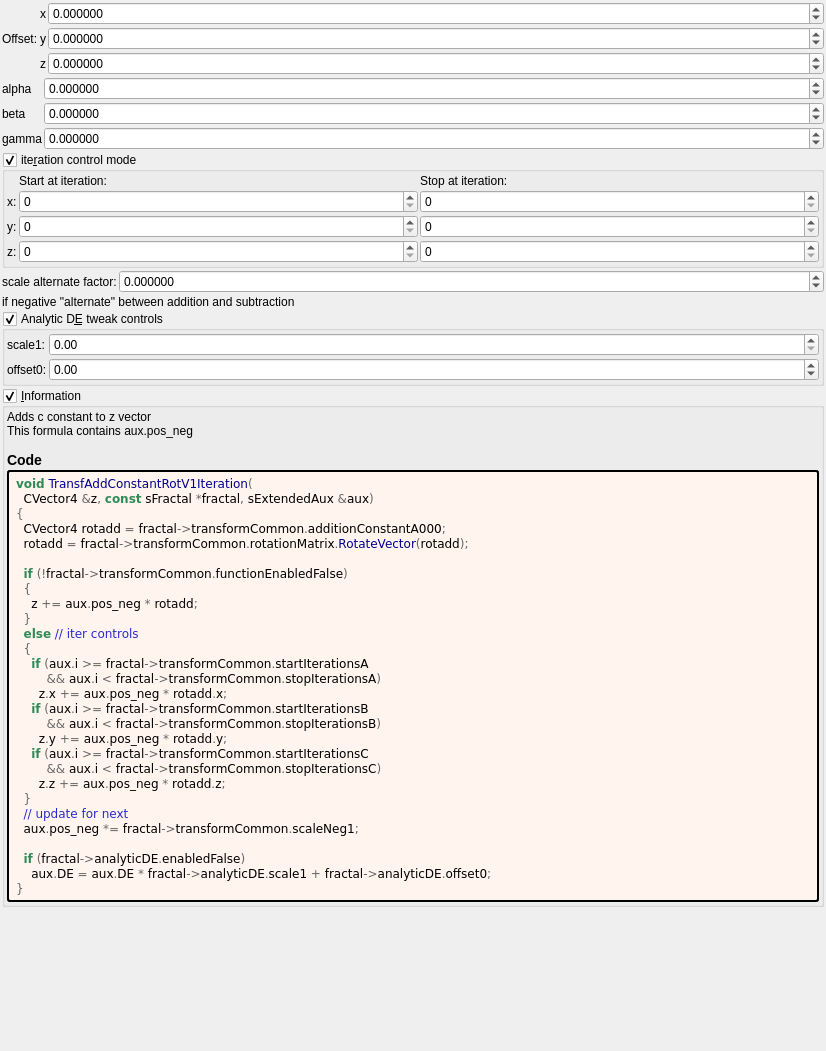
<?xml version="1.0" encoding="UTF-8"?>
<ui version="4.0">
 <class>transf_add_constant_rot_v1</class>
 <widget class="QWidget" name="Form">
  <property name="geometry">
   <rect>
    <x>0</x>
    <y>0</y>
    <width>826</width>
    <height>1051</height>
   </rect>
  </property>
  <property name="windowTitle">
   <string notr="true">transf_add_constant_rot_v1</string>
  </property>
  <layout class="QVBoxLayout" name="verticalLayout">
   <property name="spacing">
    <number>2</number>
   </property>
   <property name="leftMargin">
    <number>2</number>
   </property>
   <property name="topMargin">
    <number>2</number>
   </property>
   <property name="rightMargin">
    <number>2</number>
   </property>
   <property name="bottomMargin">
    <number>2</number>
   </property>
   <item>
    <layout class="QGridLayout" name="gridLayout_63" columnstretch="0,0,0,1">
     <property name="spacing">
      <number>2</number>
     </property>
     <item row="2" column="2">
      <widget class="QLabel" name="label_114">
       <property name="text">
        <string notr="true">x</string>
       </property>
      </widget>
     </item>
     <item row="2" column="3">
      <widget class="MyDoubleSpinBox" name="spinbox3_transf_addition_constantA_000_x">
       <property name="sizePolicy">
        <sizepolicy hsizetype="Minimum" vsizetype="Maximum">
         <horstretch>0</horstretch>
         <verstretch>0</verstretch>
        </sizepolicy>
       </property>
       <property name="prefix">
        <string/>
       </property>
       <property name="suffix">
        <string/>
       </property>
       <property name="decimals">
        <number>6</number>
       </property>
       <property name="minimum">
        <double>-99.989999999999995</double>
       </property>
       <property name="maximum">
        <double>99.989999999999995</double>
       </property>
       <property name="singleStep">
        <double>0.100000000000000</double>
       </property>
      </widget>
     </item>
     <item row="4" column="2">
      <widget class="QLabel" name="label_115">
       <property name="text">
        <string notr="true">z</string>
       </property>
      </widget>
     </item>
     <item row="3" column="2">
      <widget class="QLabel" name="label_113">
       <property name="text">
        <string notr="true">y</string>
       </property>
      </widget>
     </item>
     <item row="4" column="3">
      <widget class="MyDoubleSpinBox" name="spinbox3_transf_addition_constantA_000_z">
       <property name="sizePolicy">
        <sizepolicy hsizetype="Minimum" vsizetype="Maximum">
         <horstretch>0</horstretch>
         <verstretch>0</verstretch>
        </sizepolicy>
       </property>
       <property name="prefix">
        <string/>
       </property>
       <property name="suffix">
        <string/>
       </property>
       <property name="decimals">
        <number>6</number>
       </property>
       <property name="minimum">
        <double>-99.989999999999995</double>
       </property>
       <property name="maximum">
        <double>99.989999999999995</double>
       </property>
       <property name="singleStep">
        <double>0.100000000000000</double>
       </property>
      </widget>
     </item>
     <item row="3" column="3">
      <widget class="MyDoubleSpinBox" name="spinbox3_transf_addition_constantA_000_y">
       <property name="sizePolicy">
        <sizepolicy hsizetype="Minimum" vsizetype="Maximum">
         <horstretch>0</horstretch>
         <verstretch>0</verstretch>
        </sizepolicy>
       </property>
       <property name="prefix">
        <string/>
       </property>
       <property name="suffix">
        <string/>
       </property>
       <property name="decimals">
        <number>6</number>
       </property>
       <property name="minimum">
        <double>-99.989999999999995</double>
       </property>
       <property name="maximum">
        <double>99.989999999999995</double>
       </property>
       <property name="singleStep">
        <double>0.100000000000000</double>
       </property>
      </widget>
     </item>
     <item row="3" column="1">
      <widget class="QLabel" name="label_255">
       <property name="text">
        <string>Offset:</string>
       </property>
      </widget>
     </item>
    </layout>
   </item>
   <item>
    <layout class="QGridLayout" name="gridLayout_3" columnstretch="0,1">
     <property name="spacing">
      <number>2</number>
     </property>
     <item row="0" column="1">
      <widget class="MyDoubleSpinBox" name="spinboxd3_transf_rotation_x">
       <property name="sizePolicy">
        <sizepolicy hsizetype="Minimum" vsizetype="Maximum">
         <horstretch>0</horstretch>
         <verstretch>0</verstretch>
        </sizepolicy>
       </property>
       <property name="prefix">
        <string/>
       </property>
       <property name="suffix">
        <string/>
       </property>
       <property name="decimals">
        <number>6</number>
       </property>
       <property name="minimum">
        <double>-36000.000000000000000</double>
       </property>
       <property name="maximum">
        <double>36000.000000000000000</double>
       </property>
       <property name="singleStep">
        <double>1.000000000000000</double>
       </property>
      </widget>
     </item>
     <item row="1" column="0">
      <widget class="QLabel" name="label_14">
       <property name="text">
        <string notr="true">beta</string>
       </property>
      </widget>
     </item>
     <item row="1" column="1">
      <widget class="MyDoubleSpinBox" name="spinboxd3_transf_rotation_y">
       <property name="sizePolicy">
        <sizepolicy hsizetype="Minimum" vsizetype="Maximum">
         <horstretch>0</horstretch>
         <verstretch>0</verstretch>
        </sizepolicy>
       </property>
       <property name="prefix">
        <string/>
       </property>
       <property name="suffix">
        <string/>
       </property>
       <property name="decimals">
        <number>6</number>
       </property>
       <property name="minimum">
        <double>-36000.000000000000000</double>
       </property>
       <property name="maximum">
        <double>36000.000000000000000</double>
       </property>
       <property name="singleStep">
        <double>1.000000000000000</double>
       </property>
      </widget>
     </item>
     <item row="2" column="1">
      <widget class="MyDoubleSpinBox" name="spinboxd3_transf_rotation_z">
       <property name="sizePolicy">
        <sizepolicy hsizetype="Minimum" vsizetype="Maximum">
         <horstretch>0</horstretch>
         <verstretch>0</verstretch>
        </sizepolicy>
       </property>
       <property name="prefix">
        <string/>
       </property>
       <property name="suffix">
        <string/>
       </property>
       <property name="decimals">
        <number>6</number>
       </property>
       <property name="minimum">
        <double>-36000.000000000000000</double>
       </property>
       <property name="maximum">
        <double>36000.000000000000000</double>
       </property>
       <property name="singleStep">
        <double>1.000000000000000</double>
       </property>
      </widget>
     </item>
     <item row="0" column="0">
      <widget class="QLabel" name="label_15">
       <property name="text">
        <string notr="true">alpha</string>
       </property>
      </widget>
     </item>
     <item row="2" column="0">
      <widget class="QLabel" name="label_16">
       <property name="text">
        <string notr="true">gamma</string>
       </property>
      </widget>
     </item>
    </layout>
   </item>
   <item>
    <widget class="MyGroupBox" name="groupCheck_transf_function_enabled_false">
     <property name="title">
      <string>ite&amp;ration control mode</string>
     </property>
     <property name="checkable">
      <bool>true</bool>
     </property>
     <layout class="QVBoxLayout" name="verticalLayout_14">
      <property name="leftMargin">
       <number>2</number>
      </property>
      <property name="topMargin">
       <number>2</number>
      </property>
      <property name="rightMargin">
       <number>2</number>
      </property>
      <property name="bottomMargin">
       <number>2</number>
      </property>
      <item>
       <layout class="QGridLayout" name="gridLayout_85" columnstretch="0,0,1,1">
        <property name="spacing">
         <number>2</number>
        </property>
        <item row="3" column="1">
         <widget class="QLabel" name="label_117">
          <property name="text">
           <string notr="true">y:</string>
          </property>
         </widget>
        </item>
        <item row="4" column="1">
         <widget class="QLabel" name="label_116">
          <property name="text">
           <string notr="true">z:</string>
          </property>
         </widget>
        </item>
        <item row="2" column="1">
         <widget class="QLabel" name="label_118">
          <property name="text">
           <string notr="true">x:</string>
          </property>
         </widget>
        </item>
        <item row="4" column="3">
         <widget class="MySpinBox" name="spinboxInt_transf_stop_iterations_C">
          <property name="sizePolicy">
           <sizepolicy hsizetype="Preferred" vsizetype="Maximum">
            <horstretch>0</horstretch>
            <verstretch>0</verstretch>
           </sizepolicy>
          </property>
          <property name="maximum">
           <number>999</number>
          </property>
         </widget>
        </item>
        <item row="4" column="2">
         <widget class="MySpinBox" name="spinboxInt_transf_start_iterations_C">
          <property name="sizePolicy">
           <sizepolicy hsizetype="Minimum" vsizetype="Maximum">
            <horstretch>0</horstretch>
            <verstretch>0</verstretch>
           </sizepolicy>
          </property>
          <property name="minimum">
           <number>0</number>
          </property>
          <property name="maximum">
           <number>999</number>
          </property>
          <property name="value">
           <number>0</number>
          </property>
         </widget>
        </item>
        <item row="0" column="2">
         <widget class="QLabel" name="label_73">
          <property name="text">
           <string>Start at iteration:</string>
          </property>
         </widget>
        </item>
        <item row="3" column="3">
         <widget class="MySpinBox" name="spinboxInt_transf_stop_iterations_B">
          <property name="sizePolicy">
           <sizepolicy hsizetype="Preferred" vsizetype="Maximum">
            <horstretch>0</horstretch>
            <verstretch>0</verstretch>
           </sizepolicy>
          </property>
          <property name="maximum">
           <number>999</number>
          </property>
         </widget>
        </item>
        <item row="0" column="3">
         <widget class="QLabel" name="label_53">
          <property name="text">
           <string>Stop at iteration:</string>
          </property>
         </widget>
        </item>
        <item row="3" column="2">
         <widget class="MySpinBox" name="spinboxInt_transf_start_iterations_B">
          <property name="sizePolicy">
           <sizepolicy hsizetype="Minimum" vsizetype="Maximum">
            <horstretch>0</horstretch>
            <verstretch>0</verstretch>
           </sizepolicy>
          </property>
          <property name="minimum">
           <number>0</number>
          </property>
          <property name="maximum">
           <number>999</number>
          </property>
          <property name="value">
           <number>0</number>
          </property>
         </widget>
        </item>
        <item row="2" column="3">
         <widget class="MySpinBox" name="spinboxInt_transf_stop_iterations_A">
          <property name="sizePolicy">
           <sizepolicy hsizetype="Preferred" vsizetype="Maximum">
            <horstretch>0</horstretch>
            <verstretch>0</verstretch>
           </sizepolicy>
          </property>
          <property name="maximum">
           <number>999</number>
          </property>
         </widget>
        </item>
        <item row="2" column="2">
         <widget class="MySpinBox" name="spinboxInt_transf_start_iterations_A">
          <property name="sizePolicy">
           <sizepolicy hsizetype="Minimum" vsizetype="Maximum">
            <horstretch>0</horstretch>
            <verstretch>0</verstretch>
           </sizepolicy>
          </property>
          <property name="minimum">
           <number>0</number>
          </property>
          <property name="maximum">
           <number>999</number>
          </property>
          <property name="value">
           <number>0</number>
          </property>
         </widget>
        </item>
       </layout>
      </item>
     </layout>
    </widget>
   </item>
   <item>
    <layout class="QGridLayout" name="gridLayout" columnstretch="0,1">
     <item row="0" column="0">
      <widget class="QLabel" name="label_260">
       <property name="text">
        <string>scale alternate factor:</string>
       </property>
      </widget>
     </item>
     <item row="0" column="1">
      <widget class="MyDoubleSpinBox" name="spinbox_transf_scale_neg1">
       <property name="sizePolicy">
        <sizepolicy hsizetype="Minimum" vsizetype="Maximum">
         <horstretch>0</horstretch>
         <verstretch>0</verstretch>
        </sizepolicy>
       </property>
       <property name="prefix">
        <string/>
       </property>
       <property name="suffix">
        <string/>
       </property>
       <property name="decimals">
        <number>6</number>
       </property>
       <property name="minimum">
        <double>-99.989999999999995</double>
       </property>
       <property name="maximum">
        <double>99.989999999999995</double>
       </property>
       <property name="singleStep">
        <double>0.100000000000000</double>
       </property>
      </widget>
     </item>
     <item row="1" column="0" colspan="2">
      <widget class="QLabel" name="label_76">
       <property name="text">
        <string>if negative &quot;alternate&quot; between addition and subtraction</string>
       </property>
      </widget>
     </item>
    </layout>
   </item>
   <item>
    <widget class="MyGroupBox" name="groupCheck_analyticDE_enabled_false">
     <property name="title">
      <string>Analytic D&amp;E tweak controls</string>
     </property>
     <property name="checkable">
      <bool>true</bool>
     </property>
     <layout class="QVBoxLayout" name="verticalLayout_13" stretch="0">
      <property name="spacing">
       <number>2</number>
      </property>
      <property name="leftMargin">
       <number>2</number>
      </property>
      <property name="topMargin">
       <number>2</number>
      </property>
      <property name="rightMargin">
       <number>2</number>
      </property>
      <property name="bottomMargin">
       <number>2</number>
      </property>
      <item>
       <layout class="QGridLayout" name="gridLayout_27" columnstretch="0,0,1">
        <property name="spacing">
         <number>2</number>
        </property>
        <item row="1" column="2">
         <widget class="MyDoubleSpinBox" name="spinbox_analyticDE_offset_0">
          <property name="sizePolicy">
           <sizepolicy hsizetype="Minimum" vsizetype="Maximum">
            <horstretch>0</horstretch>
            <verstretch>0</verstretch>
           </sizepolicy>
          </property>
          <property name="prefix">
           <string/>
          </property>
          <property name="suffix">
           <string/>
          </property>
          <property name="decimals">
           <number>2</number>
          </property>
          <property name="minimum">
           <double>-99.989999999999995</double>
          </property>
          <property name="maximum">
           <double>99.989999999999995</double>
          </property>
          <property name="singleStep">
           <double>0.100000000000000</double>
          </property>
         </widget>
        </item>
        <item row="1" column="1">
         <widget class="QLabel" name="label_177">
          <property name="text">
           <string>offset0:</string>
          </property>
         </widget>
        </item>
        <item row="0" column="1">
         <widget class="QLabel" name="label_182">
          <property name="text">
           <string>scale1:</string>
          </property>
         </widget>
        </item>
        <item row="0" column="2">
         <widget class="MyDoubleSpinBox" name="spinbox_analyticDE_scale_1">
          <property name="sizePolicy">
           <sizepolicy hsizetype="Minimum" vsizetype="Maximum">
            <horstretch>0</horstretch>
            <verstretch>0</verstretch>
           </sizepolicy>
          </property>
          <property name="prefix">
           <string/>
          </property>
          <property name="suffix">
           <string/>
          </property>
          <property name="decimals">
           <number>2</number>
          </property>
          <property name="minimum">
           <double>0.000000000000000</double>
          </property>
          <property name="maximum">
           <double>99.989999999999995</double>
          </property>
          <property name="singleStep">
           <double>0.100000000000000</double>
          </property>
         </widget>
        </item>
       </layout>
      </item>
     </layout>
    </widget>
   </item>
   <item>
    <widget class="MyGroupBox" name="groupCheck_info">
     <property name="title">
      <string>&amp;Information</string>
     </property>
     <property name="flat">
      <bool>false</bool>
     </property>
     <property name="checkable">
      <bool>true</bool>
     </property>
     <layout class="QVBoxLayout" name="verticalLayout_2">
      <property name="spacing">
       <number>2</number>
      </property>
      <property name="leftMargin">
       <number>2</number>
      </property>
      <property name="topMargin">
       <number>2</number>
      </property>
      <property name="rightMargin">
       <number>2</number>
      </property>
      <property name="bottomMargin">
       <number>2</number>
      </property>
      <item>
       <widget class="QLabel" name="label_information_general">
        <property name="text">
         <string notr="true">&lt;p&gt;Adds c constant to z vector&lt;br&gt;This formula contains aux.pos_neg&lt;/p&gt;&lt;table&gt;
&lt;/table&gt;
&lt;h3&gt;Code&lt;/h3&gt;</string>
        </property>
        <property name="wordWrap">
         <bool>true</bool>
        </property>
        <property name="openExternalLinks">
         <bool>true</bool>
        </property>
        <property name="textInteractionFlags">
         <set>Qt::LinksAccessibleByMouse|Qt::TextSelectableByMouse</set>
        </property>
       </widget>
      </item>
      <item>
       <widget class="QLabel" name="label_code_content">
        <property name="styleSheet">
         <string notr="true">border-style: outset; border-width: 2px; border-radius: 3px; border-color: black; background-color: #fff5ee; padding: 4px;</string>
        </property>
        <property name="text">
         <string notr="true">&lt;body style=&quot;background-color:#fff5ee&quot;&gt;
&lt;pre style=&quot;color:#000000; background-color:#fff5ee;  font-family:'Courier New',monospace;&quot;&gt;&lt;span style=&quot;color:#2e8b57; font-weight:bold&quot;&gt;void&lt;/span&gt; &lt;span style=&quot;color:#00008f&quot;&gt;TransfAddConstantRotV1Iteration&lt;/span&gt;&lt;span style=&quot;color:#676767&quot;&gt;(&lt;/span&gt;
  CVector4 &lt;span style=&quot;color:#676767&quot;&gt;&amp;amp;&lt;/span&gt;z&lt;span style=&quot;color:#676767&quot;&gt;,&lt;/span&gt; &lt;span style=&quot;color:#2e8b57; font-weight:bold&quot;&gt;const&lt;/span&gt; sFractal &lt;span style=&quot;color:#676767&quot;&gt;*&lt;/span&gt;fractal&lt;span style=&quot;color:#676767&quot;&gt;,&lt;/span&gt; sExtendedAux &lt;span style=&quot;color:#676767&quot;&gt;&amp;amp;&lt;/span&gt;aux&lt;span style=&quot;color:#676767&quot;&gt;)&lt;/span&gt;
&lt;span style=&quot;color:#676767&quot;&gt;{&lt;/span&gt;
  CVector4 rotadd &lt;span style=&quot;color:#676767&quot;&gt;=&lt;/span&gt; fractal&lt;span style=&quot;color:#676767&quot;&gt;-&amp;gt;&lt;/span&gt;transformCommon&lt;span style=&quot;color:#676767&quot;&gt;.&lt;/span&gt;additionConstantA000&lt;span style=&quot;color:#676767&quot;&gt;;&lt;/span&gt;
  rotadd &lt;span style=&quot;color:#676767&quot;&gt;=&lt;/span&gt; fractal&lt;span style=&quot;color:#676767&quot;&gt;-&amp;gt;&lt;/span&gt;transformCommon&lt;span style=&quot;color:#676767&quot;&gt;.&lt;/span&gt;rotationMatrix&lt;span style=&quot;color:#676767&quot;&gt;.&lt;/span&gt;&lt;span style=&quot;color:#00008f&quot;&gt;RotateVector&lt;/span&gt;&lt;span style=&quot;color:#676767&quot;&gt;(&lt;/span&gt;rotadd&lt;span style=&quot;color:#676767&quot;&gt;);&lt;/span&gt;

  &lt;span style=&quot;color:#2e8b57; font-weight:bold&quot;&gt;if&lt;/span&gt; &lt;span style=&quot;color:#676767&quot;&gt;(!&lt;/span&gt;fractal&lt;span style=&quot;color:#676767&quot;&gt;-&amp;gt;&lt;/span&gt;transformCommon&lt;span style=&quot;color:#676767&quot;&gt;.&lt;/span&gt;functionEnabledFalse&lt;span style=&quot;color:#676767&quot;&gt;)&lt;/span&gt;
  &lt;span style=&quot;color:#676767&quot;&gt;{&lt;/span&gt;
    z &lt;span style=&quot;color:#676767&quot;&gt;+=&lt;/span&gt; aux&lt;span style=&quot;color:#676767&quot;&gt;.&lt;/span&gt;pos_neg &lt;span style=&quot;color:#676767&quot;&gt;*&lt;/span&gt; rotadd&lt;span style=&quot;color:#676767&quot;&gt;;&lt;/span&gt;
  &lt;span style=&quot;color:#676767&quot;&gt;}&lt;/span&gt;
  &lt;span style=&quot;color:#2e8b57; font-weight:bold&quot;&gt;else&lt;/span&gt; &lt;span style=&quot;color:#2929cc&quot;&gt;// iter controls&lt;/span&gt;
  &lt;span style=&quot;color:#676767&quot;&gt;{&lt;/span&gt;
    &lt;span style=&quot;color:#2e8b57; font-weight:bold&quot;&gt;if&lt;/span&gt; &lt;span style=&quot;color:#676767&quot;&gt;(&lt;/span&gt;aux&lt;span style=&quot;color:#676767&quot;&gt;.&lt;/span&gt;i &lt;span style=&quot;color:#676767&quot;&gt;&amp;gt;=&lt;/span&gt; fractal&lt;span style=&quot;color:#676767&quot;&gt;-&amp;gt;&lt;/span&gt;transformCommon&lt;span style=&quot;color:#676767&quot;&gt;.&lt;/span&gt;startIterationsA
        &lt;span style=&quot;color:#676767&quot;&gt;&amp;amp;&amp;amp;&lt;/span&gt; aux&lt;span style=&quot;color:#676767&quot;&gt;.&lt;/span&gt;i &lt;span style=&quot;color:#676767&quot;&gt;&amp;lt;&lt;/span&gt; fractal&lt;span style=&quot;color:#676767&quot;&gt;-&amp;gt;&lt;/span&gt;transformCommon&lt;span style=&quot;color:#676767&quot;&gt;.&lt;/span&gt;stopIterationsA&lt;span style=&quot;color:#676767&quot;&gt;)&lt;/span&gt;
      z&lt;span style=&quot;color:#676767&quot;&gt;.&lt;/span&gt;x &lt;span style=&quot;color:#676767&quot;&gt;+=&lt;/span&gt; aux&lt;span style=&quot;color:#676767&quot;&gt;.&lt;/span&gt;pos_neg &lt;span style=&quot;color:#676767&quot;&gt;*&lt;/span&gt; rotadd&lt;span style=&quot;color:#676767&quot;&gt;.&lt;/span&gt;x&lt;span style=&quot;color:#676767&quot;&gt;;&lt;/span&gt;
    &lt;span style=&quot;color:#2e8b57; font-weight:bold&quot;&gt;if&lt;/span&gt; &lt;span style=&quot;color:#676767&quot;&gt;(&lt;/span&gt;aux&lt;span style=&quot;color:#676767&quot;&gt;.&lt;/span&gt;i &lt;span style=&quot;color:#676767&quot;&gt;&amp;gt;=&lt;/span&gt; fractal&lt;span style=&quot;color:#676767&quot;&gt;-&amp;gt;&lt;/span&gt;transformCommon&lt;span style=&quot;color:#676767&quot;&gt;.&lt;/span&gt;startIterationsB
        &lt;span style=&quot;color:#676767&quot;&gt;&amp;amp;&amp;amp;&lt;/span&gt; aux&lt;span style=&quot;color:#676767&quot;&gt;.&lt;/span&gt;i &lt;span style=&quot;color:#676767&quot;&gt;&amp;lt;&lt;/span&gt; fractal&lt;span style=&quot;color:#676767&quot;&gt;-&amp;gt;&lt;/span&gt;transformCommon&lt;span style=&quot;color:#676767&quot;&gt;.&lt;/span&gt;stopIterationsB&lt;span style=&quot;color:#676767&quot;&gt;)&lt;/span&gt;
      z&lt;span style=&quot;color:#676767&quot;&gt;.&lt;/span&gt;y &lt;span style=&quot;color:#676767&quot;&gt;+=&lt;/span&gt; aux&lt;span style=&quot;color:#676767&quot;&gt;.&lt;/span&gt;pos_neg &lt;span style=&quot;color:#676767&quot;&gt;*&lt;/span&gt; rotadd&lt;span style=&quot;color:#676767&quot;&gt;.&lt;/span&gt;y&lt;span style=&quot;color:#676767&quot;&gt;;&lt;/span&gt;
    &lt;span style=&quot;color:#2e8b57; font-weight:bold&quot;&gt;if&lt;/span&gt; &lt;span style=&quot;color:#676767&quot;&gt;(&lt;/span&gt;aux&lt;span style=&quot;color:#676767&quot;&gt;.&lt;/span&gt;i &lt;span style=&quot;color:#676767&quot;&gt;&amp;gt;=&lt;/span&gt; fractal&lt;span style=&quot;color:#676767&quot;&gt;-&amp;gt;&lt;/span&gt;transformCommon&lt;span style=&quot;color:#676767&quot;&gt;.&lt;/span&gt;startIterationsC
        &lt;span style=&quot;color:#676767&quot;&gt;&amp;amp;&amp;amp;&lt;/span&gt; aux&lt;span style=&quot;color:#676767&quot;&gt;.&lt;/span&gt;i &lt;span style=&quot;color:#676767&quot;&gt;&amp;lt;&lt;/span&gt; fractal&lt;span style=&quot;color:#676767&quot;&gt;-&amp;gt;&lt;/span&gt;transformCommon&lt;span style=&quot;color:#676767&quot;&gt;.&lt;/span&gt;stopIterationsC&lt;span style=&quot;color:#676767&quot;&gt;)&lt;/span&gt;
      z&lt;span style=&quot;color:#676767&quot;&gt;.&lt;/span&gt;z &lt;span style=&quot;color:#676767&quot;&gt;+=&lt;/span&gt; aux&lt;span style=&quot;color:#676767&quot;&gt;.&lt;/span&gt;pos_neg &lt;span style=&quot;color:#676767&quot;&gt;*&lt;/span&gt; rotadd&lt;span style=&quot;color:#676767&quot;&gt;.&lt;/span&gt;z&lt;span style=&quot;color:#676767&quot;&gt;;&lt;/span&gt;
  &lt;span style=&quot;color:#676767&quot;&gt;}&lt;/span&gt;
  &lt;span style=&quot;color:#2929cc&quot;&gt;// update for next&lt;/span&gt;
  aux&lt;span style=&quot;color:#676767&quot;&gt;.&lt;/span&gt;pos_neg &lt;span style=&quot;color:#676767&quot;&gt;*=&lt;/span&gt; fractal&lt;span style=&quot;color:#676767&quot;&gt;-&amp;gt;&lt;/span&gt;transformCommon&lt;span style=&quot;color:#676767&quot;&gt;.&lt;/span&gt;scaleNeg1&lt;span style=&quot;color:#676767&quot;&gt;;&lt;/span&gt;

  &lt;span style=&quot;color:#2e8b57; font-weight:bold&quot;&gt;if&lt;/span&gt; &lt;span style=&quot;color:#676767&quot;&gt;(&lt;/span&gt;fractal&lt;span style=&quot;color:#676767&quot;&gt;-&amp;gt;&lt;/span&gt;analyticDE&lt;span style=&quot;color:#676767&quot;&gt;.&lt;/span&gt;enabledFalse&lt;span style=&quot;color:#676767&quot;&gt;)&lt;/span&gt;
    aux&lt;span style=&quot;color:#676767&quot;&gt;.&lt;/span&gt;DE &lt;span style=&quot;color:#676767&quot;&gt;=&lt;/span&gt; aux&lt;span style=&quot;color:#676767&quot;&gt;.&lt;/span&gt;DE &lt;span style=&quot;color:#676767&quot;&gt;*&lt;/span&gt; fractal&lt;span style=&quot;color:#676767&quot;&gt;-&amp;gt;&lt;/span&gt;analyticDE&lt;span style=&quot;color:#676767&quot;&gt;.&lt;/span&gt;scale1 &lt;span style=&quot;color:#676767&quot;&gt;+&lt;/span&gt; fractal&lt;span style=&quot;color:#676767&quot;&gt;-&amp;gt;&lt;/span&gt;analyticDE&lt;span style=&quot;color:#676767&quot;&gt;.&lt;/span&gt;offset0&lt;span style=&quot;color:#676767&quot;&gt;;&lt;/span&gt;
&lt;span style=&quot;color:#676767&quot;&gt;}&lt;/span&gt;
&lt;/pre&gt;
&lt;/body&gt;</string>
        </property>
        <property name="wordWrap">
         <bool>true</bool>
        </property>
        <property name="openExternalLinks">
         <bool>true</bool>
        </property>
        <property name="textInteractionFlags">
         <set>Qt::LinksAccessibleByMouse|Qt::TextSelectableByMouse</set>
        </property>
       </widget>
      </item>
     </layout>
    </widget>
   </item>
   <item>
    <spacer name="verticalSpacer">
     <property name="orientation">
      <enum>Qt::Vertical</enum>
     </property>
     <property name="sizeHint" stdset="0">
      <size>
       <width>20</width>
       <height>40</height>
      </size>
     </property>
    </spacer>
   </item>
  </layout>
 </widget>
 <customwidgets>
  <customwidget>
   <class>MyGroupBox</class>
   <extends>QGroupBox</extends>
   <header>my_group_box.h</header>
   <container>1</container>
  </customwidget>
  <customwidget>
   <class>MyDoubleSpinBox</class>
   <extends>QDoubleSpinBox</extends>
   <header>my_double_spin_box.h</header>
  </customwidget>
  <customwidget>
   <class>MySpinBox</class>
   <extends>QSpinBox</extends>
   <header>my_spin_box.h</header>
  </customwidget>
 </customwidgets>
 <tabstops>
  <tabstop>spinbox3_transf_addition_constantA_000_x</tabstop>
  <tabstop>spinbox3_transf_addition_constantA_000_y</tabstop>
  <tabstop>spinbox3_transf_addition_constantA_000_z</tabstop>
  <tabstop>groupCheck_info</tabstop>
 </tabstops>
 <resources/>
 <connections/>
</ui>
